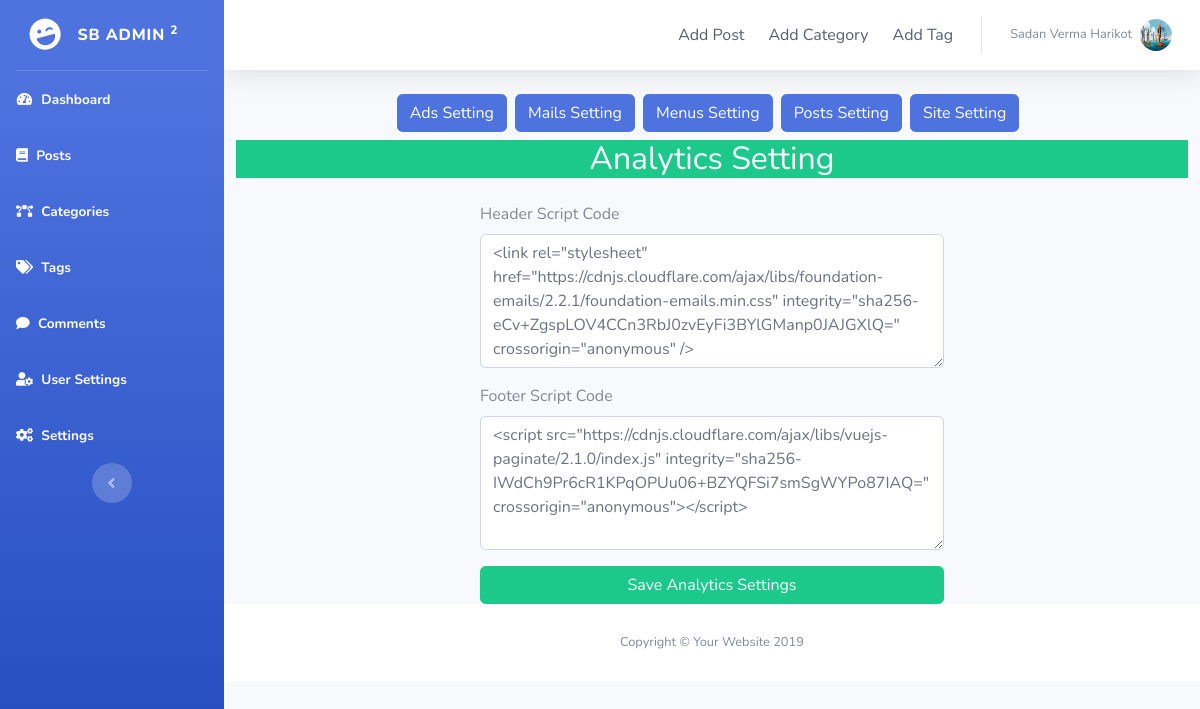
/admin/anaytics-setting.php (signed in), run on an earlier commit of the app's database.
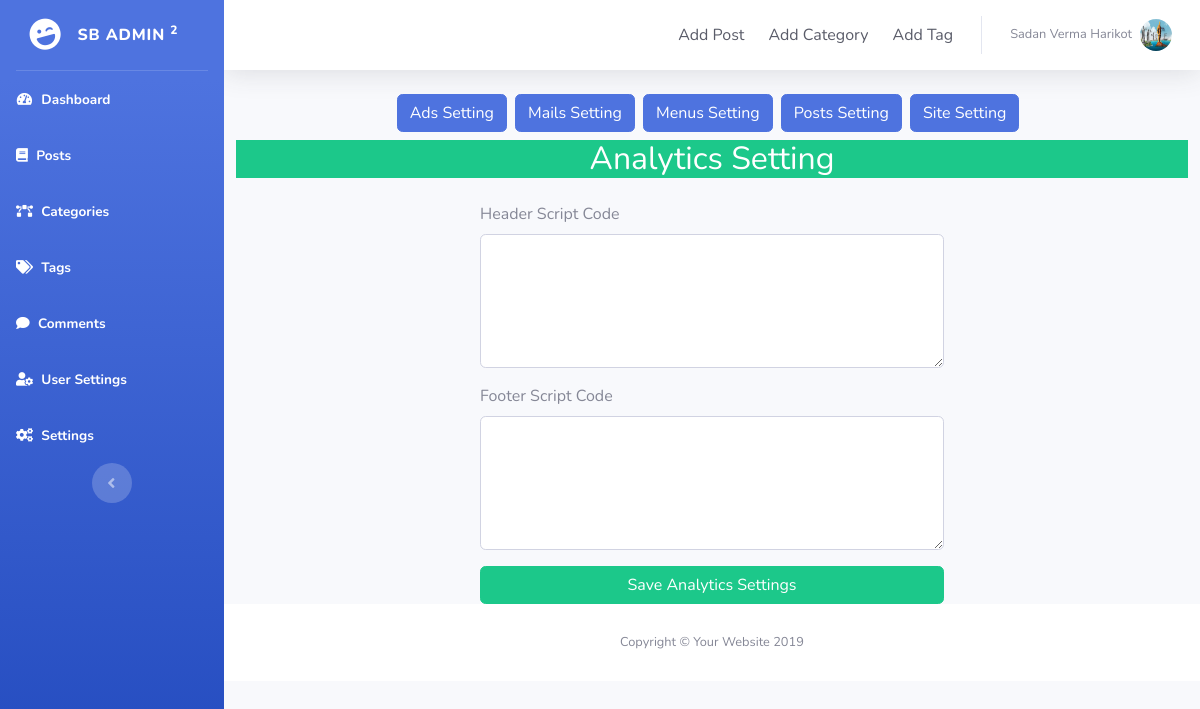
And on a later commit of the database.
### tables this page shows
CREATE TABLE `settings` (
  `id` int(11) NOT NULL,
  `site_name` varchar(255) NOT NULL,
  `site_subtitle` varchar(255) NOT NULL,
  `site_logo` varchar(255) NOT NULL,
  `footer_copyright` longtext NOT NULL,
  `header_code` varchar(400) NOT NULL,
  `footer_code` varchar(400) NOT NULL
);

### admin/db/DB.php (called while the page is built, shortened)
<?php
class DB
{
    protected $dbh;
    public function __construct()
    {
        $this->dbh = new PDO('mysql:host=' . DB_HOST . ';dbname=' . DB_NAME, DB_USER, DB_PASS);
    }
    public function getSiteSettings()
    {
        $q = "SELECT * FROM settings";
        $stmt = $this->dbh->prepare($q);
        $stmt->execute();
        $results = $stmt->fetchAll(PDO::FETCH_OBJ);
        foreach ($results as $result) {
            return $result;
        }
    }
}

### admin/anaytics-setting.php (the view, shortened to what this page needs)
<?php
require_once 'db/DB.php';
$db = new DB();
extract($db->getUserData('users', $_SESSION['user']), EXTR_PREFIX_ALL, 'user');
$site_setting = $db->getSiteSettings();
?>
<?php include 'inc/header.php' ?>
<div id="wrapper">
    <?php include 'inc/sidebar.php'; ?>
    <div id="content-wrapper" class="d-flex flex-column">
        <div id="content">
            <?php include 'inc/top.php'; ?>
            <div class='oop-box'>
                <div class="col-12 d-flex justify-content-center mb-2">
                    <a href='ads-setting.php' class="btn btn-primary mr-2" type="button">Ads Setting</a>
                    <a href='mails-setting.php' class="btn btn-primary mr-2" type="button">Mails Setting</a>
                    <a href='menus-setting.php' class="btn btn-primary mr-2" type="button">Menus Setting</a>
                    <a href='posts-setting.php' class="btn btn-primary mr-2" type="button">Posts Setting</a>
                    <a href='settings.php' class="btn btn-primary mr-2" type="button">Site Setting</a>
                </div>
                <div class="col-12">
                    <h2 class="text-center bg-success text-white mb-4">Analytics Setting</h2>
                </div>
                <div class="col-6 offset-3">
                    <form method="post" enctype="multipart/form-data">
                        <div class="form-group">
                            <label for="header_code">Header Script Code</label>
                            <textarea class="form-control" rows="5" name="header_code"><?= html_entity_decode($site_setting->header_code) ?? ''; ?></textarea>
                        </div>
                        <div class="form-group">
                            <label for="footer_code">Footer Script Code</label>
                            <textarea class="form-control" rows="5" name="footer_code"><?= html_entity_decode($site_setting->footer_code) ?? ''; ?></textarea>
                        </div>
                        <button class="btn btn-success btn-block" type="submit">Save Analytics Settings</button>
                    </form>
                </div>
            </div>
            <?php include 'inc/copyright.php'; ?>
        </div>
    </div>
    <?php include 'inc/footer.php'; ?>

What changed in the data, as far as the page shows it:
no longer on this page (row edited): settings: header_code "<link rel=\"stylesheet\" href=\"https://cdnjs.cloudflare.com/ajax/libs/foundation-emails/2.2.1/foundation-emails.min.css\" integrity=\"sha256-eCv+ZgspLOV4CCn3RbJ0zvEyFi3BYlGManp0JAJGXlQ=\" crossorigin=\"anonymous\" />", footer_code "<script src=\"https://cdnjs.cloudflare.com/ajax/libs/vuejs-paginate/2.1.0/index.js\" integrity=\"sha256-IWdCh9Pr6cR1KPqOPUu06+BZYQFSi7smSgWYPo87IAQ=\" crossorigin=\"anonymous\"></script>"
